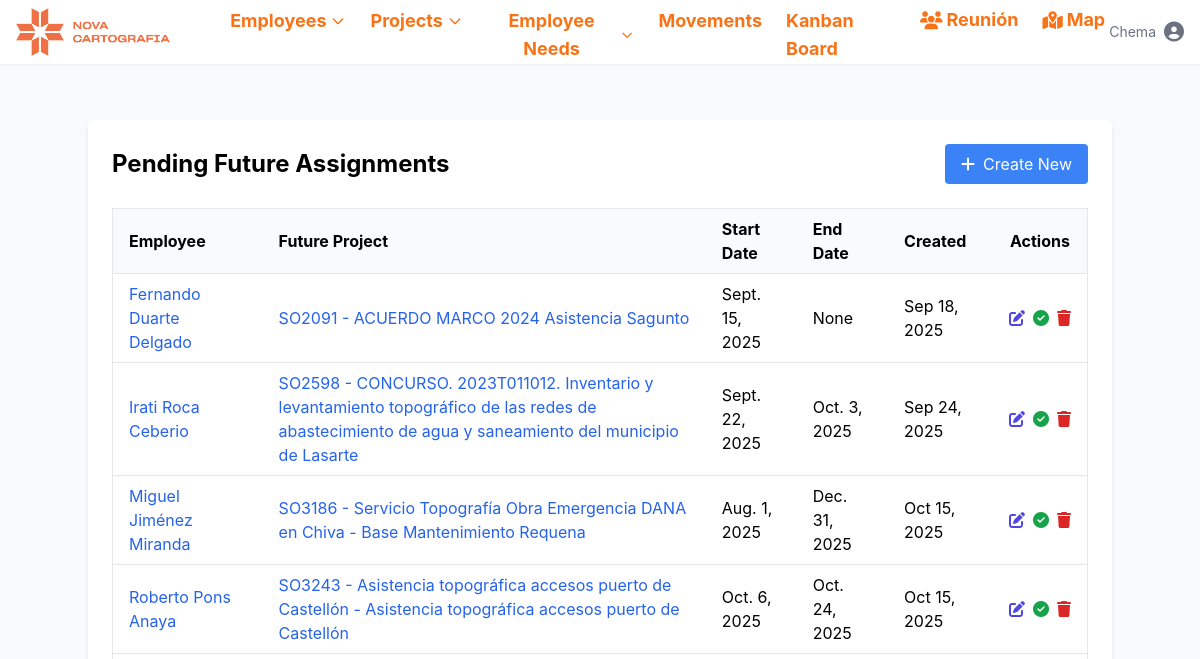
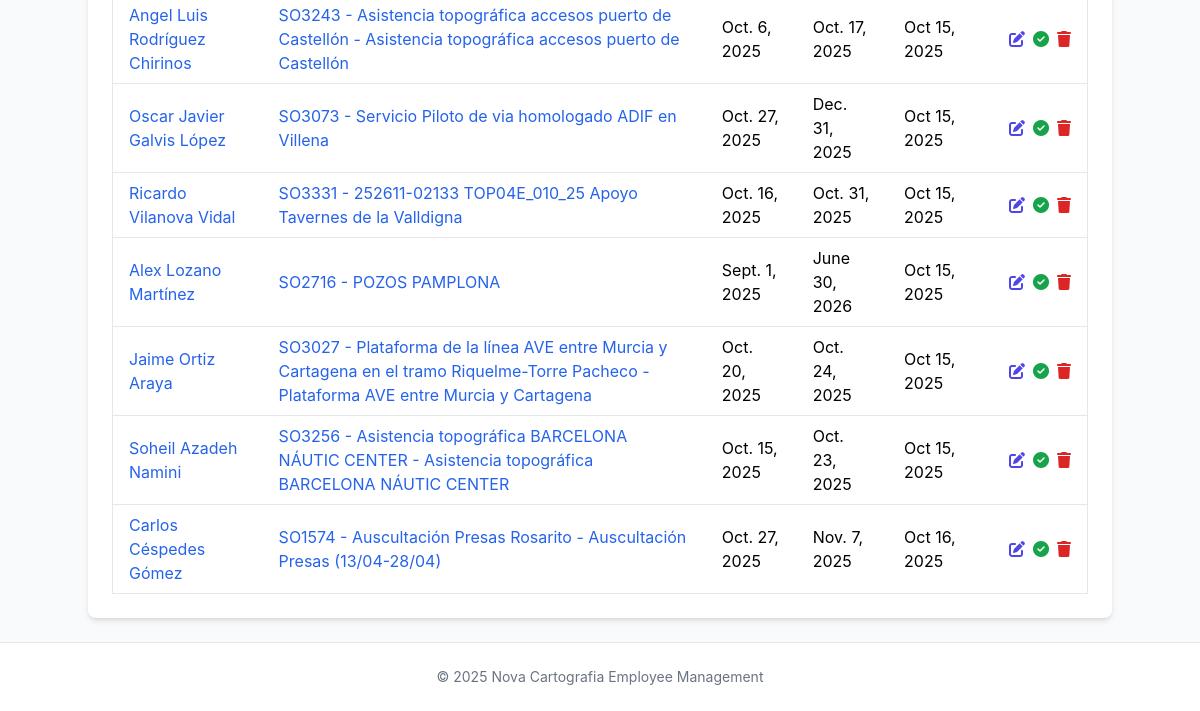
/future-assignments/ (signed in), run on an earlier commit of the app's database (2 pictures, top to bottom).
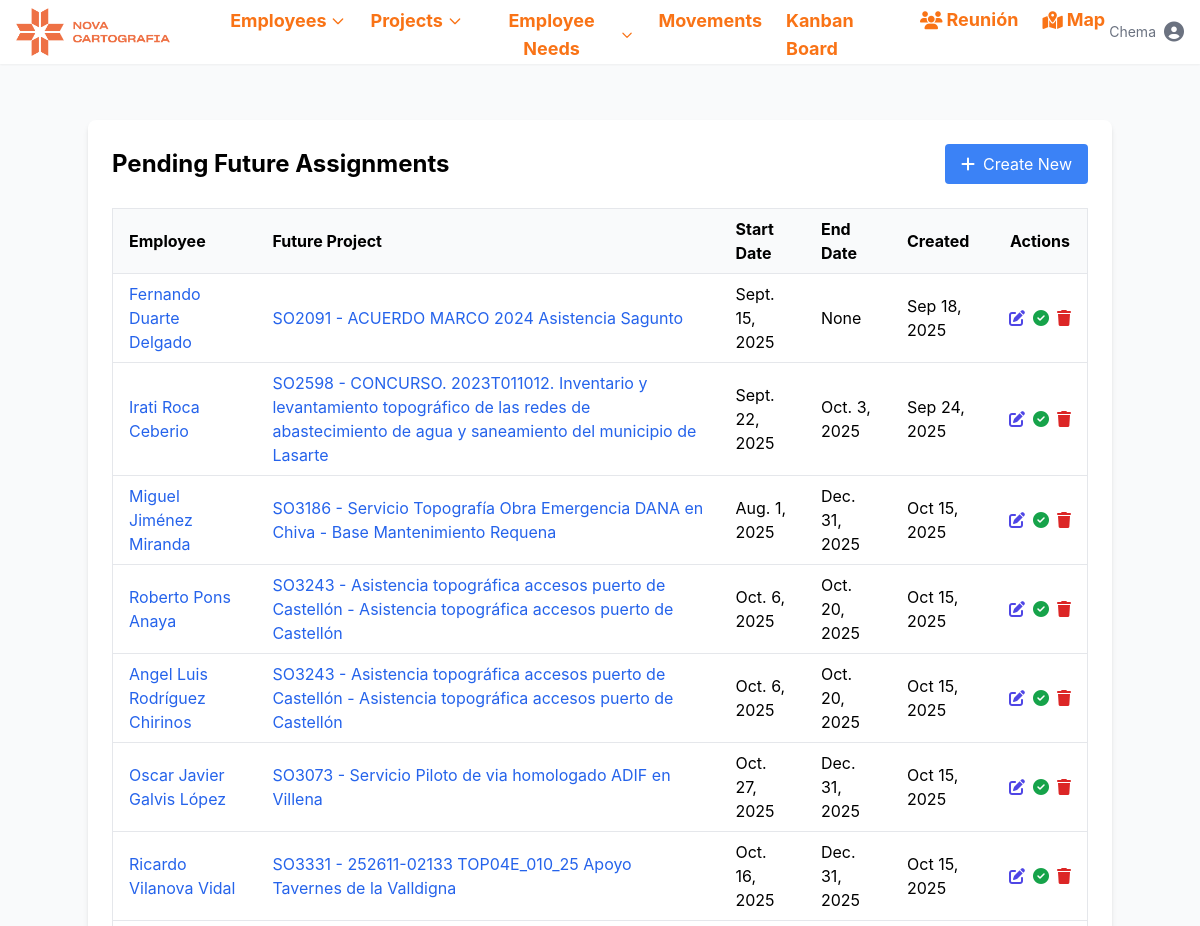
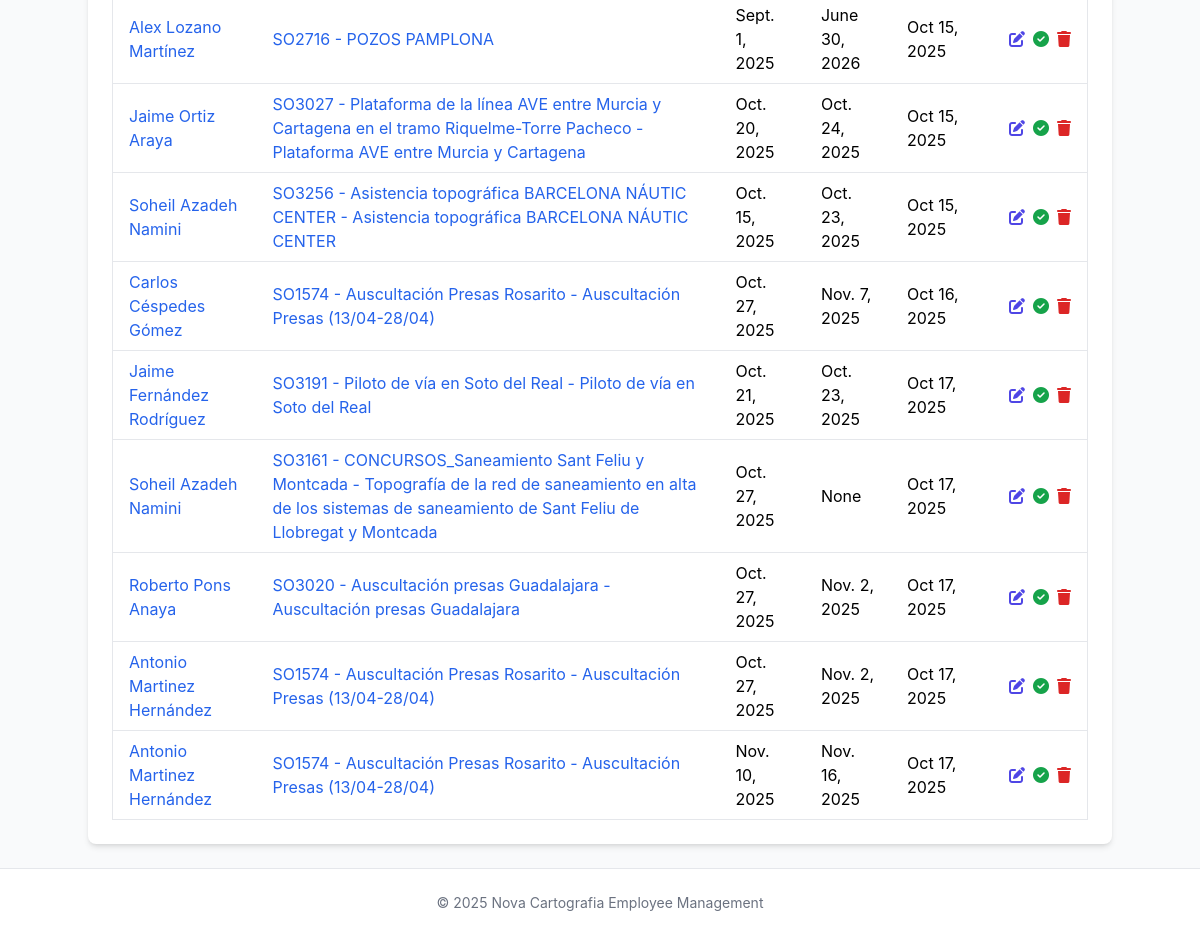
And on a later commit of the database (2 pictures, top to bottom).
### novacartografia_employee_management/models.py (models this page shows, shortened)
class GetEmployeeLocked(models.Model):
    next_project = models.ForeignKey(Project, on_delete=models.CASCADE,
                                    related_name='future_employee_assignments',
                                    help_text="The project the employee will be assigned to")
    employee = models.ForeignKey(Employee, on_delete=models.CASCADE,  # Cambiado de ManyToManyField a ForeignKey
                               related_name='future_assignment',
                               null=True,  # Añadido para la migración
                               blank=True,  # Añadido para la migración
                               help_text="The employee to be assigned to the project")
    start_date = models.DateField(help_text="When the employee should start in the new project")
    end_date = models.DateField(help_text="When the employee should end in the new project", null=True, blank=True)
    created_at = models.DateTimeField(auto_now_add=True)
    fulfilled = models.BooleanField(default=False,
                                   help_text="When marked as fulfilled, the employee will be assigned to the new project")
    class Meta:
        verbose_name = "Future Employee Assignment"
        verbose_name_plural = "Future Employee Assignments"

class Employee(models.Model):
    name = models.CharField(max_length=100)
    job = models.CharField(max_length=100)
    project_id = models.ForeignKey(Project, on_delete=models.SET_NULL, related_name='employee_set', blank=True, null=True)
    street = models.CharField(max_length=100, blank=True, null=True)
    city = models.CharField(max_length=100, blank=True, null=True)
    active = models.BooleanField(default=True, help_text="Indicates if the employee is currently active")
    start_date = models.DateField(default=timezone.now, help_text="When the employee started working", null=True, blank=True)
    end_date = models.DateField(blank=True, null=True, help_text="When the employee ended working, if applicable")
    state = models.CharField(max_length=50, default='valencia',
           choices=[
                ('Araba (Álava)', 'Álava'),
                ('Albacete', 'Albacete'),
                ('Alacant (Alicante)', 'Alicante'),
                ('Almería', 'Almería'),
                ('Asturias', 'Asturias'),
                ('Ávila', 'Ávila'),
                ('Badajoz', 'Badajoz'),
                ('Barcelona', 'Barcelona'),
                ('Burgos', 'Burgos'),
                ('Cáceres', 'Cáceres'),
                ('Cádiz', 'Cádiz'),
                ('Cantabria', 'Cantabria'),
                ('Castelló (Castellón)', 'Castellón'),
                ('Ceuta', 'Ceuta'),
                ('Ciudad Real', 'Ciudad Real'),
                ('Córdoba', 'Córdoba'),
                ('Cuenca', 'Cuenca'),
                ('Gerona', 'Gerona'),
                ('Granada', 'Granada'),
                ('Guadalajara', 'Guadalajara'),
                ('Gipuzkoa (Guipúzcoa)', 'Guipúzcoa'),
                ('Huelva', 'Huelva'),
                ('Huesca', 'Huesca'),
                ('Islas Baleares', 'Islas Baleares'),
                ('Jaén', 'Jaén'),
                ('A Coruña (La Coruña)', 'La Coruña'),
                ('La Rioja', 'La Rioja'),
                ('Las Palmas', 'Las Palmas'),
                ('León', 'León'),
                ('Lérida', 'Lérida'),
                ('Lleida', 'Lérida'),  # Agregado porque aparece en tu CSV
                ('Lugo', 'Lugo'),
                ('Madrid', 'Madrid'),
                ('Málaga', 'Málaga'),
                ('Melilla', 'Melilla'),
                ('Murcia', 'Murcia'),
                ('Navarra (Nafarroa)', 'Navarra'),  # Corregido para coincidir con el CSV
                ('Orense', 'Orense'),
                ('Palencia', 'Palencia'),
                ('Pontevedra', 'Pontevedra'),
                ('Salamanca', 'Salamanca'),
                ('Santa Cruz de Tenerife', 'Santa Cruz de Tenerife'),
                ('Segovia', 'Segovia'),
                ('Sevilla', 'Sevilla'),
                ('Soria', 'Soria'),
                ('Tarragona', 'Tarragona'),
                ('Teruel', 'Teruel'),
                ('Toledo', 'Toledo'),
                ('Valencia', 'Valencia'),
                ('Valladolid', 'Valladolid'),
                ('Bizkaia (Vizcaya)', 'Vizcaya'),
                ('Zamora', 'Zamora'),
                ('Zaragoza', 'Zaragoza'),
            ])
    latitude = models.FloatField(null=True, blank=True)
    longitude = models.FloatField(null=True, blank=True)
    academic_training = models.CharField(max_length=100, blank=True, null=True)
    driver_license = models.BooleanField(default=False)
    twenty_hours = models.BooleanField(default=False)
    sixty_hours = models.BooleanField(default=False)
    confine = models.BooleanField(default=False)
    height = models.BooleanField(default=False)
    mining = models.BooleanField(default=False)
    railway_carriage = models.BooleanField(default=False)
    railway_mounting = models.BooleanField(default=False)
    building = models.BooleanField(default=False)
    office_work = models.BooleanField(default=False)
    scanner = models.BooleanField(default=False)
    leveling = models.BooleanField(default=False)
    static = models.BooleanField(default=False)
    drag = models.BooleanField(default=False)
    locked = models.BooleanField(default=False, help_text="Indicates if the employee is locked for a future project")
    vacations_from = models.DateField(blank=True, null=True)
    vacations_to = models.DateField(blank=True, null=True)
    leave_from = models.DateField(blank=True, null=True)
    leave_to = models.DateField(blank=True, null=True)
    end_contract = models.BooleanField(default=False, help_text="Indicates if the employee's contract is ending soon")
    end_contract_date = models.DateField(blank=True, null=True, help_text="Date when the employee's contract is ending")

class Project(models.Model):
    PROJECT_TYPES = [
        ('external', 'Obra'),
        ('project', 'Proyecto'),
    ]
    MANAGER_TYPES = [
        ('Jose Cuesta Mejías', 'Cuesta'),
        ('Javier Marín Gimeno', 'Javi'),
        ('Guillermo Boscá Gómez', 'Guillermo'),
        ('Miguel Ángel Martínez García', 'Miguel Ángel'),
        ('Óscar López Valverde', 'Óscar'),
    ]
    name = models.CharField(max_length=500)
    type = models.CharField(max_length=50, choices=PROJECT_TYPES, default='proyecto')
    description = models.TextField(blank=True, null=True)
    manager = models.CharField(max_length=50, choices=MANAGER_TYPES, null=True, blank=True)
    state = models.CharField(max_length=50, null=True, blank=True, )
    date_from = models.DateField(blank=True, null=True)
    date_to = models.DateField(blank=True, null=True)
    academic_training = models.CharField(max_length=100, blank=True, null=True)
    twenty_hours = models.BooleanField(default=False)
    sixty_hours = models.BooleanField(default=False)
    confine = models.BooleanField(default=False)
    height = models.BooleanField(default=False)
    mining = models.BooleanField(default=False)
    railway_carriage = models.BooleanField(default=False)
    railway_mounting = models.BooleanField(default=False)
    building = models.BooleanField(default=False)
    office_work = models.BooleanField(default=False)
    scanner = models.BooleanField(default=False)
    leveling = models.BooleanField(default=False)
    static = models.BooleanField(default=False)
    drag = models.BooleanField(default=False)

### novacartografia_employee_management/views.py (the view)
# urls.py: path('future-assignments/', views.get_employee_locked_list, name='get_employee_locked_list'),
@login_required
def get_employee_locked_list(request):
    future_assignments = GetEmployeeLocked.objects.filter(
        fulfilled=False,
        employee__isnull=False  # Solo los que tienen un empleado asignado
    ).select_related('employee', 'next_project')  # Optimizar consultas
    return render(request, 'novacartografia_employee_management/future_assignment_list.html', {
        'future_assignments': future_assignments,
    })

### templates/novacartografia_employee_management/future_assignment_list.html (shortened to what this page needs)
{% extends 'base.html' %}
{% block content %}
<div class="max-w-5xl mx-auto bg-white p-6 rounded-lg shadow-md">
  <div class="flex justify-between items-center mb-6">
    <h1 class="text-2xl font-bold">Pending Future Assignments</h1>
    <a href="{% url 'get_employee_locked_create' %}" class="bg-blue-500 hover:bg-blue-600 text-white px-4 py-2 rounded flex items-center">
      <i class="fas fa-plus mr-2"></i> Create New
    </a>
  </div>
  {% if future_assignments %}
    <div class="overflow-x-auto">
      <table class="min-w-full bg-white border border-gray-200">
        <thead>
          <tr>
            <th class="py-2 px-4 border-b border-gray-200 bg-gray-50 text-left">Employee</th>
            <th class="py-2 px-4 border-b border-gray-200 bg-gray-50 text-left">Future Project</th>
            <th class="py-2 px-4 border-b border-gray-200 bg-gray-50 text-left">Start Date</th>
            <th class="py-2 px-4 border-b border-gray-200 bg-gray-50 text-left">End Date</th>
            <th class="py-2 px-4 border-b border-gray-200 bg-gray-50 text-left">Created</th>
            <th class="py-2 px-4 border-b border-gray-200 bg-gray-50 text-center">Actions</th>
          </tr>
        </thead>
        <tbody>
          {% for assignment in future_assignments %}
            <tr class="hover:bg-gray-100">
              <td class="py-2 px-4 border-b border-gray-200">
                <a href="{% url 'employee_detail' assignment.employee.id %}" class="text-blue-600 hover:text-blue-800">
                  {{ assignment.employee.name }}
                </a>
              </td>
              <td class="py-2 px-4 border-b border-gray-200">
                <a href="{% url 'project_detail' assignment.next_project.id %}" class="text-blue-600 hover:text-blue-800">
                  {{ assignment.next_project.name }}
                </a>
              </td>
              <td class="py-2 px-4 border-b border-gray-200">{{ assignment.start_date }}</td>
              <td class="py-2 px-4 border-b border-gray-200">{{ assignment.end_date }}</td>
              <td class="py-2 px-4 border-b border-gray-200">{{ assignment.created_at|date:"M d, Y" }}</td>
              <td class="py-2 px-4 border-b border-gray-200 text-center">
                <div class="flex justify-center space-x-2">
                  <a href="{% url 'get_employee_locked_update' assignment.id %}" class="text-indigo-600 hover:text-indigo-900" title="Edit">
                    <i class="fas fa-edit"></i>
                  </a>
                  <a href="{% url 'get_employee_locked_fulfill' assignment.id %}" class="text-green-600 hover:text-green-800" title="Fulfill">
                    <i class="fas fa-check-circle"></i>
                  </a>
                  <button onclick="deleteFutureAssignment({{ assignment.id }}, '{{ assignment.employee.name }}', '{{ assignment.next_project.name }}')"
                          class="text-red-600 hover:text-red-800" title="Delete">
                    <i class="fas fa-trash"></i>
                  </button>
                </div>
              </td>
            </tr>
          {% endfor %}
        </tbody>
      </table>
    </div>
  {% endif %}
</div>
{% endblock %}

What changed in the data, as far as the page shows it:
changed GetEmployeeLocked (number 4 of 16 on the later page): end_date "Oct. 24, 2025" → "Oct. 20, 2025"
changed GetEmployeeLocked "Angel Luis Rodríguez Chirinos": end_date "Oct. 17, 2025" → "Oct. 20, 2025"
changed GetEmployeeLocked "Oct. 16, 2025": end_date "Oct. 31, 2025" → "Dec. 31, 2025"
added GetEmployeeLocked: employee.name "Jaime Fernández Rodríguez", next_project.name "SO3191 - Piloto de vía en Soto del Real - Piloto de vía en Soto del Real", start_date "Oct. 21, 2025", end_date "Oct. 23, 2025", created_at "Oct 17, 2025"
added GetEmployeeLocked: employee.name "Soheil Azadeh Namini", next_project.name "SO3161 - CONCURSOS_Saneamiento Sant Feliu y Montcada - Topografía de la red de saneamiento en alta de los sistemas de saneamiento de Sant Feliu de Llobregat y Montcada", start_date "Oct. 27, 2025", end_date "None", created_at "Oct 17, 2025"
added GetEmployeeLocked: employee.name "Roberto Pons Anaya", next_project.name "SO3020 - Auscultación presas Guadalajara - Auscultación presas Guadalajara", start_date "Oct. 27, 2025", end_date "Nov. 2, 2025", created_at "Oct 17, 2025"
added GetEmployeeLocked: employee.name "Antonio Martinez Hernández", next_project.name "SO1574 - Auscultación Presas Rosarito - Auscultación Presas (13/04-28/04)", start_date "Oct. 27, 2025", end_date "Nov. 2, 2025", created_at "Oct 17, 2025"
added GetEmployeeLocked: employee.name "Antonio Martinez Hernández", next_project.name "SO1574 - Auscultación Presas Rosarito - Auscultación Presas (13/04-28/04)", start_date "Nov. 10, 2025", end_date "Nov. 16, 2025", created_at "Oct 17, 2025"
